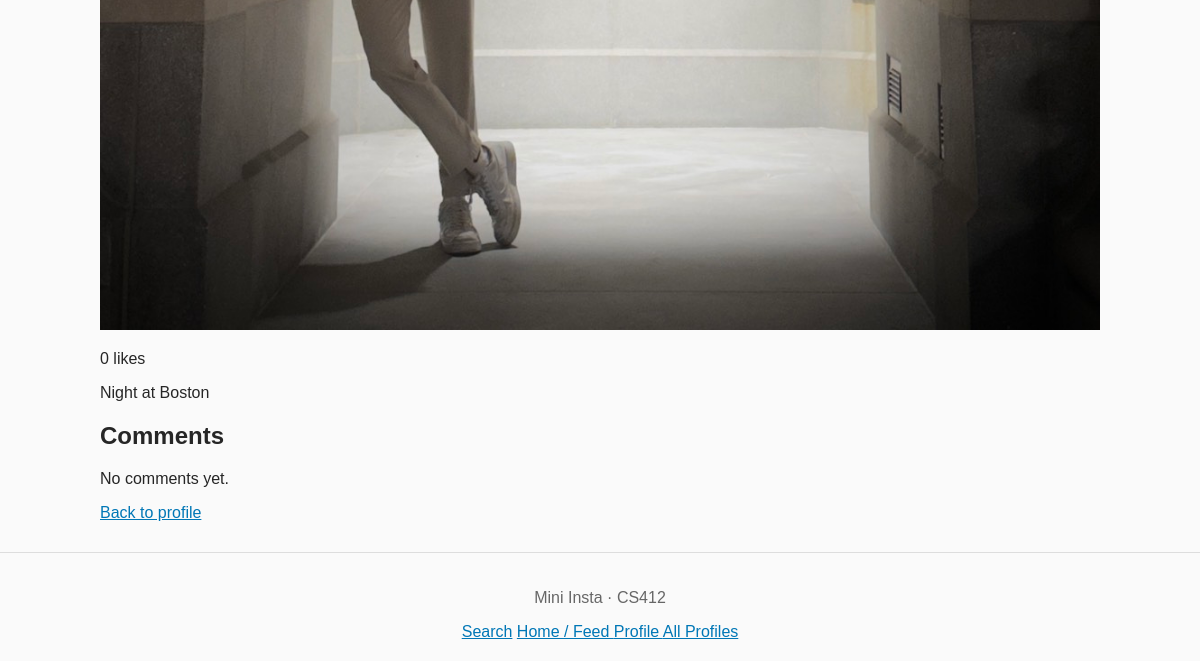
The page /mini_insta/post/1 (lower part) on the database as committed earlier.
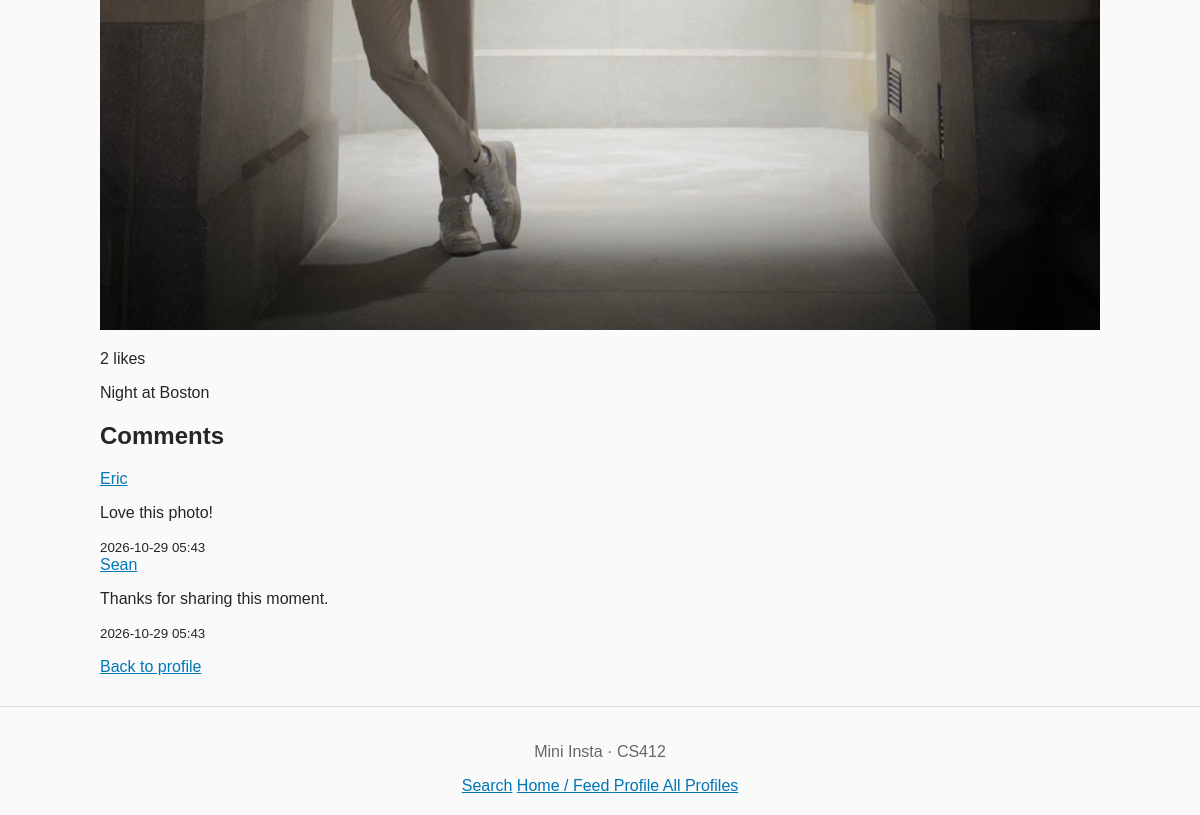
The same page on the database as committed later.
### mini_insta/models.py (models this page shows, shortened)
class Photo(models.Model):
    post = models.ForeignKey(Post, on_delete=models.CASCADE)
    image_url = models.URLField(blank=True)
    image_file = models.ImageField(upload_to = 'mini_insta/', blank = True,)
    timestamp = models.DateTimeField(auto_now_add=True)
    def get_image_url(self):
        if self.image_url:
            return self.image_url
        if self.image_file:
            return self.image_file.url
        return ''

class Post(models.Model):
    profile = models.ForeignKey(Profile, on_delete=models.CASCADE)
    timestamp = models.DateTimeField(auto_now_add=True)
    caption = models.TextField(blank=True)
    def get_all_photos(self):
        return Photo.objects.filter(post=self).order_by('timestamp', 'pk')
    def get_all_comments(self):
        return Comment.objects.filter(post=self).order_by('timestamp', 'pk')
    def get_likes(self):
        return Like.objects.filter(post=self)

class Comment(models.Model):
    post = models.ForeignKey(Post, on_delete=models.CASCADE)
    profile = models.ForeignKey(Profile, on_delete=models.CASCADE)
    timestamp = models.DateTimeField(auto_now_add=True)
    text = models.TextField()

class Profile(models.Model):
    username = models.CharField(max_length=20)
    display_name = models.CharField(max_length=20)
    profile_image_url = models.URLField()
    bio_text = models.TextField(blank=True)
    join_date = models.DateTimeField(auto_now_add=True)

### mini_insta/views.py (the view)
# urls.py: path('post/<int:pk>', PostDetailView.as_view(), name="show_post"),
class PostDetailView(DetailView):
    model = Post
    template_name = "mini_insta/show_post.html"
    context_object_name = "post"

### mini_insta/templates/mini_insta/show_post.html (shortened to what this page needs)
{% extends "mini_insta/base.html" %}
{% block content %}
<div>
    {% for photo in post.get_all_photos %}
    <div>
        {% if photo.get_image_url %}
        <img src="{{ photo.get_image_url }}" alt="Photo {{ forloop.counter }} for this post"
            style="max-width: 100%; height: auto;">
        {% else %}
        <p>No image for this photo.</p>
        {% endif %}
    </div>
    {% empty %}
    <p>No photos for this post.</p>
    {% endfor %}
    <p>{{ post.get_likes.count }} likes</p>
    {{ post.caption|linebreaks }}
    <h2>Comments</h2>
    {% for comment in post.get_all_comments %}
    <article>
        <a href="{% url 'mini_insta:show_profile' comment.profile.pk %}">
            {{ comment.profile.display_name }}
        </a>
        {{ comment.text|linebreaks }}
        <small>{{ comment.timestamp|date:"Y-m-d H:i" }}</small>
    </article>
    {% empty %}
    <p>No comments yet.</p>
    {% endfor %}
    <p>
        <a href="{% url 'mini_insta:show_profile' post.profile.pk %}">
            Back to profile
        </a>
    </p>
</div>
{% endblock %}

Rows that differ between the two databases and show on the page:
computed for Post "Night at Boston": get_likes.count "0" → "2"
added Comment: profile.display_name "Eric", text "Love this photo!", timestamp "2026-10-29 05:43"
added Comment: profile.display_name "Sean", text "Thanks for sharing this moment.", timestamp "2026-10-29 05:43"
Other text that changed with them:
text no longer shown: "No comments yet."
